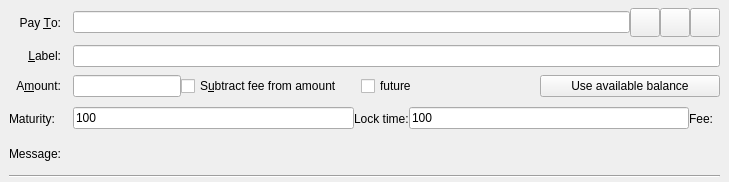
<?xml version="1.0" encoding="UTF-8"?>
<ui version="4.0">
 <class>SendCoinsEntry</class>
 <widget class="QStackedWidget" name="SendCoinsEntry">
  <property name="geometry">
   <rect>
    <x>0</x>
    <y>0</y>
    <width>729</width>
    <height>182</height>
   </rect>
  </property>
  <property name="focusPolicy">
   <enum>Qt::TabFocus</enum>
  </property>
  <property name="autoFillBackground">
   <bool>false</bool>
  </property>
  <widget class="QFrame" name="SendCoins">
   <property name="toolTip">
    <string>This is a normal payment.</string>
   </property>
   <property name="frameShape">
    <enum>QFrame::NoFrame</enum>
   </property>
   <layout class="QGridLayout" name="gridLayout">
    <property name="topMargin">
     <number>8</number>
    </property>
    <property name="bottomMargin">
     <number>4</number>
    </property>
    <property name="horizontalSpacing">
     <number>12</number>
    </property>
    <property name="verticalSpacing">
     <number>8</number>
    </property>
    <item row="1" column="1">
     <widget class="QLineEdit" name="addAsLabel">
      <property name="toolTip">
       <string>Enter a label for this address to add it to the list of used addresses</string>
      </property>
     </widget>
    </item>
    <item row="4" column="0">
     <widget class="QLabel" name="messageLabel">
      <property name="text">
       <string>Message:</string>
      </property>
      <property name="alignment">
       <set>Qt::AlignRight|Qt::AlignTrailing|Qt::AlignVCenter</set>
      </property>
     </widget>
    </item>
    <item row="6" column="0" colspan="2">
     <widget class="Line" name="line">
      <property name="orientation">
       <enum>Qt::Horizontal</enum>
      </property>
     </widget>
    </item>
    <item row="4" column="1">
     <widget class="QLabel" name="messageTextLabel">
      <property name="toolTip">
       <string>A message that was attached to the kusa: URI which will be stored with the transaction for your reference. Note: This message will not be sent over the Kusa network.</string>
      </property>
      <property name="textFormat">
       <enum>Qt::PlainText</enum>
      </property>
     </widget>
    </item>
    <item row="0" column="1">
     <layout class="QHBoxLayout" name="payToLayout">
      <property name="spacing">
       <number>0</number>
      </property>
      <item>
       <widget class="QValidatedLineEdit" name="payTo">
        <property name="toolTip">
         <string>The Kusa address to send the payment to</string>
        </property>
       </widget>
      </item>
      <item>
       <widget class="QToolButton" name="addressBookButton">
        <property name="toolTip">
         <string>Choose previously used address</string>
        </property>
        <property name="text">
         <string/>
        </property>
        <property name="iconSize">
         <size>
          <width>22</width>
          <height>22</height>
         </size>
        </property>
        <property name="shortcut">
         <string>Alt+A</string>
        </property>
       </widget>
      </item>
      <item>
       <widget class="QToolButton" name="pasteButton">
        <property name="toolTip">
         <string>Paste address from clipboard</string>
        </property>
        <property name="text">
         <string/>
        </property>
        <property name="iconSize">
         <size>
          <width>22</width>
          <height>22</height>
         </size>
        </property>
        <property name="shortcut">
         <string>Alt+P</string>
        </property>
       </widget>
      </item>
      <item>
       <widget class="QToolButton" name="deleteButton">
        <property name="toolTip">
         <string>Remove this entry</string>
        </property>
        <property name="text">
         <string/>
        </property>
        <property name="iconSize">
         <size>
          <width>22</width>
          <height>22</height>
         </size>
        </property>
       </widget>
      </item>
     </layout>
    </item>
    <item row="0" column="0">
     <widget class="QLabel" name="payToLabel">
      <property name="text">
       <string>Pay &amp;To:</string>
      </property>
      <property name="alignment">
       <set>Qt::AlignRight|Qt::AlignTrailing|Qt::AlignVCenter</set>
      </property>
      <property name="buddy">
       <cstring>payTo</cstring>
      </property>
     </widget>
    </item>
    <item row="2" column="1">
     <layout class="QHBoxLayout" name="horizontalLayoutAmount" stretch="0,0,0,0">
      <item>
       <widget class="BitcoinAmountField" name="payAmount">
        <property name="sizePolicy">
         <sizepolicy hsizetype="Maximum" vsizetype="Fixed">
          <horstretch>0</horstretch>
          <verstretch>0</verstretch>
         </sizepolicy>
        </property>
       </widget>
      </item>
      <item>
       <widget class="QCheckBox" name="checkboxSubtractFeeFromAmount">
        <property name="toolTip">
         <string>The fee will be deducted from the amount being sent. The recipient will receive a lower amount of Kusa than you enter in the amount field. If multiple recipients are selected, the fee is split equally.</string>
        </property>
        <property name="text">
         <string>S&amp;ubtract fee from amount</string>
        </property>
       </widget>
      </item>
      <item>
       <widget class="QCheckBox" name="futureCb">
        <property name="toolTip">
         <string>Enable/Disable future transaction</string>
        </property>
        <property name="text">
         <string>future</string>
        </property>
       </widget>
      </item>
      <item>
       <widget class="QPushButton" name="useAvailableBalanceButton">
        <property name="text">
         <string>Use available balance</string>
        </property>
       </widget>
      </item>
     </layout>
    </item>
    <item row="1" column="0">
     <widget class="QLabel" name="labellLabel">
      <property name="text">
       <string>&amp;Label:</string>
      </property>
      <property name="alignment">
       <set>Qt::AlignRight|Qt::AlignTrailing|Qt::AlignVCenter</set>
      </property>
      <property name="buddy">
       <cstring>addAsLabel</cstring>
      </property>
     </widget>
    </item>
    <item row="3" column="0">
     <widget class="QLabel" name="maturityLb">
      <property name="text">
       <string>Maturity:</string>
      </property>
     </widget>
    </item>
    <item row="2" column="0">
     <widget class="QLabel" name="amountLabel">
      <property name="text">
       <string>A&amp;mount:</string>
      </property>
      <property name="alignment">
       <set>Qt::AlignRight|Qt::AlignTrailing|Qt::AlignVCenter</set>
      </property>
      <property name="buddy">
       <cstring>payAmount</cstring>
      </property>
     </widget>
    </item>
    <item row="3" column="1">
     <layout class="QHBoxLayout" name="futureHorizontalLayout">
      <item>
       <widget class="QLineEdit" name="maturity">
        <property name="toolTip">
         <string>Number of block confirmations for this output to be spendable if happen before timelock</string>
        </property>
        <property name="text">
         <string notr="true">100</string>
        </property>
       </widget>
      </item>
      <item>
       <widget class="QLabel" name="locktimeLb">
        <property name="text">
         <string>Lock time:</string>
        </property>
       </widget>
      </item>
      <item>
       <widget class="QLineEdit" name="locktime">
        <property name="toolTip">
         <string>Time in seconds for this output to be spendable if happen before maturity</string>
        </property>
        <property name="text">
         <string notr="true">100</string>
        </property>
       </widget>
      </item>
      <item>
       <widget class="QLabel" name="feeLb">
        <property name="text">
         <string>Fee:</string>
        </property>
       </widget>
      </item>
      <item>
       <widget class="QLabel" name="feeDisplay">
        <property name="text">
         <string/>
        </property>
       </widget>
      </item>
     </layout>
    </item>
   </layout>
  </widget>
  <widget class="QFrame" name="SendCoins_UnauthenticatedPaymentRequest">
   <property name="palette">
    <palette>
     <active/>
     <inactive/>
     <disabled/>
    </palette>
   </property>
   <property name="toolTip">
    <string>This is an unauthenticated payment request.</string>
   </property>
   <property name="autoFillBackground">
    <bool>true</bool>
   </property>
   <property name="frameShape">
    <enum>QFrame::NoFrame</enum>
   </property>
   <layout class="QGridLayout" name="gridLayout_is">
    <property name="spacing">
     <number>12</number>
    </property>
    <item row="0" column="0">
     <widget class="QLabel" name="payToLabel_is">
      <property name="text">
       <string>Pay To:</string>
      </property>
      <property name="alignment">
       <set>Qt::AlignRight|Qt::AlignTrailing|Qt::AlignVCenter</set>
      </property>
     </widget>
    </item>
    <item row="0" column="1">
     <layout class="QHBoxLayout" name="payToLayout_is">
      <property name="spacing">
       <number>0</number>
      </property>
      <item>
       <widget class="QLabel" name="payTo_is"/>
      </item>
      <item>
       <widget class="QToolButton" name="deleteButton_is">
        <property name="toolTip">
         <string>Remove this entry</string>
        </property>
        <property name="text">
         <string/>
        </property>
       </widget>
      </item>
     </layout>
    </item>
    <item row="1" column="0">
     <widget class="QLabel" name="memoLabel_is">
      <property name="text">
       <string>Memo:</string>
      </property>
      <property name="alignment">
       <set>Qt::AlignRight|Qt::AlignTrailing|Qt::AlignVCenter</set>
      </property>
     </widget>
    </item>
    <item row="1" column="1">
     <widget class="QLabel" name="memoTextLabel_is">
      <property name="textFormat">
       <enum>Qt::PlainText</enum>
      </property>
     </widget>
    </item>
    <item row="2" column="0">
     <widget class="QLabel" name="amountLabel_is">
      <property name="text">
       <string>A&amp;mount:</string>
      </property>
      <property name="alignment">
       <set>Qt::AlignRight|Qt::AlignTrailing|Qt::AlignVCenter</set>
      </property>
      <property name="buddy">
       <cstring>payAmount_is</cstring>
      </property>
     </widget>
    </item>
    <item row="2" column="1">
     <widget class="BitcoinAmountField" name="payAmount_is">
      <property name="acceptDrops">
       <bool>false</bool>
      </property>
     </widget>
    </item>
   </layout>
  </widget>
  <widget class="QFrame" name="SendCoins_AuthenticatedPaymentRequest">
   <property name="palette">
    <palette>
     <active/>
     <inactive/>
     <disabled/>
    </palette>
   </property>
   <property name="toolTip">
    <string>This is an authenticated payment request.</string>
   </property>
   <property name="autoFillBackground">
    <bool>true</bool>
   </property>
   <property name="frameShape">
    <enum>QFrame::NoFrame</enum>
   </property>
   <layout class="QGridLayout" name="gridLayout_s">
    <property name="spacing">
     <number>12</number>
    </property>
    <item row="0" column="0">
     <widget class="QLabel" name="payToLabel_s">
      <property name="text">
       <string>Pay To:</string>
      </property>
      <property name="alignment">
       <set>Qt::AlignRight|Qt::AlignTrailing|Qt::AlignVCenter</set>
      </property>
     </widget>
    </item>
    <item row="0" column="1">
     <layout class="QHBoxLayout" name="payToLayout_s">
      <property name="spacing">
       <number>0</number>
      </property>
      <item>
       <widget class="QLabel" name="payTo_s">
        <property name="textFormat">
         <enum>Qt::PlainText</enum>
        </property>
       </widget>
      </item>
      <item>
       <widget class="QToolButton" name="deleteButton_s">
        <property name="toolTip">
         <string>Remove this entry</string>
        </property>
        <property name="text">
         <string/>
        </property>
       </widget>
      </item>
     </layout>
    </item>
    <item row="1" column="0">
     <widget class="QLabel" name="memoLabel_s">
      <property name="text">
       <string>Memo:</string>
      </property>
      <property name="alignment">
       <set>Qt::AlignRight|Qt::AlignTrailing|Qt::AlignVCenter</set>
      </property>
     </widget>
    </item>
    <item row="1" column="1">
     <widget class="QLabel" name="memoTextLabel_s">
      <property name="textFormat">
       <enum>Qt::PlainText</enum>
      </property>
     </widget>
    </item>
    <item row="2" column="0">
     <widget class="QLabel" name="amountLabel_s">
      <property name="text">
       <string>A&amp;mount:</string>
      </property>
      <property name="alignment">
       <set>Qt::AlignRight|Qt::AlignTrailing|Qt::AlignVCenter</set>
      </property>
      <property name="buddy">
       <cstring>payAmount_s</cstring>
      </property>
     </widget>
    </item>
    <item row="2" column="1">
     <widget class="BitcoinAmountField" name="payAmount_s">
      <property name="acceptDrops">
       <bool>false</bool>
      </property>
     </widget>
    </item>
   </layout>
  </widget>
 </widget>
 <customwidgets>
  <customwidget>
   <class>QValidatedLineEdit</class>
   <extends>QLineEdit</extends>
   <header>qt/qvalidatedlineedit.h</header>
  </customwidget>
  <customwidget>
   <class>BitcoinAmountField</class>
   <extends>QLineEdit</extends>
   <header>qt/bitcoinamountfield.h</header>
   <container>1</container>
  </customwidget>
 </customwidgets>
 <tabstops>
  <tabstop>payTo</tabstop>
  <tabstop>addressBookButton</tabstop>
  <tabstop>pasteButton</tabstop>
  <tabstop>deleteButton</tabstop>
  <tabstop>addAsLabel</tabstop>
  <tabstop>payAmount</tabstop>
  <tabstop>payAmount_is</tabstop>
  <tabstop>deleteButton_is</tabstop>
  <tabstop>payAmount_s</tabstop>
  <tabstop>deleteButton_s</tabstop>
 </tabstops>
 <resources>
  <include location="../kusa.qrc"/>
 </resources>
 <connections/>
</ui>
